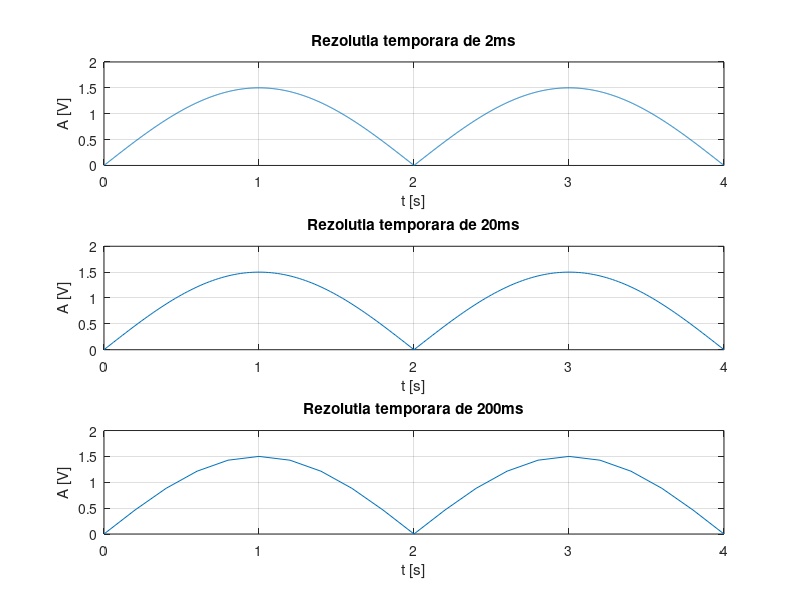

The MATLAB script that drew this image:
t=0:0.002:4;
w=2*pi*0.25;
s=1.5*abs(sin(w*t));
subplot(3,1,1)
plot(t,s),grid,xlabel('t [s]'),ylabel('A [V]');
title('Rezolutia temporara de 2ms')

t=0:0.02:4;
w=2*pi*0.25;
s=1.5*abs(sin(w*t));
subplot(3,1,2)
plot(t,s),grid,xlabel('t [s]'),ylabel('A [V]');
title('Rezolutia temporara de 20ms')

t=0:0.2:4;
w=2*pi*0.25;
s=1.5*abs(sin(w*t));
subplot(3,1,3)
plot(t,s),grid,xlabel('t [s]'),ylabel('A [V]');
title('Rezolutia temporara de 200ms')